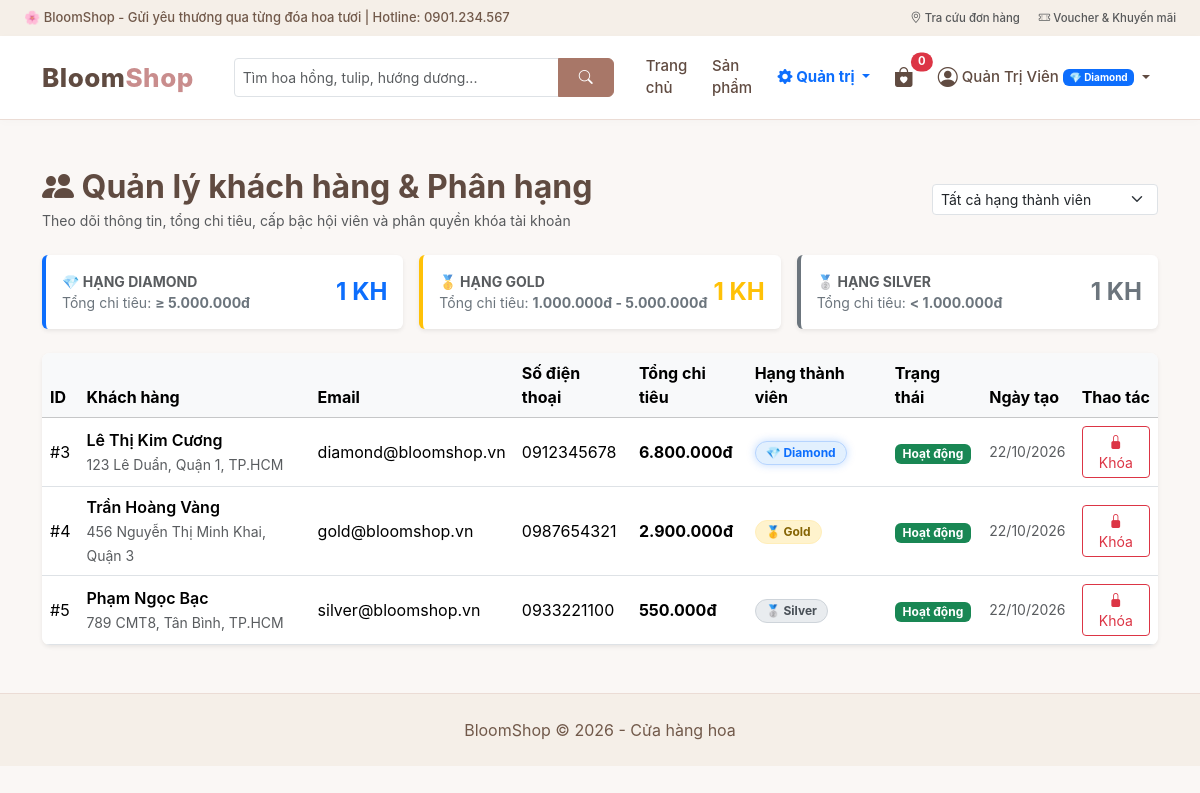
The app's page /controller/index.php?act=quanlykh (signed in) with its own data.
### tables this page shows
CREATE TABLE IF NOT EXISTS `users` (
  `id` INT AUTO_INCREMENT PRIMARY KEY,
  `name` VARCHAR(100) NOT NULL,
  `email` VARCHAR(100) NOT NULL UNIQUE,
  `password` VARCHAR(255) NOT NULL,
  `phone` VARCHAR(20) DEFAULT NULL,
  `address` VARCHAR(255) DEFAULT NULL,
  `role` ENUM('admin', 'staff', 'user') DEFAULT 'user',
  `status` TINYINT(1) DEFAULT 1 COMMENT '1: Hoạt động, 0: Bị khóa',
  `tier` ENUM('silver', 'gold', 'diamond') DEFAULT 'silver' COMMENT 'Hạng thành viên',
  `total_spent` DECIMAL(12,2) DEFAULT 0 COMMENT 'Tổng chi tiêu tích lũy',
  `created_at` DATETIME DEFAULT CURRENT_TIMESTAMP
);

### model/xl_database.php (called while the page is built, shortened)
<?php
class xl_data extends database
{
    public function readitem($sql, $params = [])
    {
        $conn = $this->connection_database();
        $stmt = $conn->prepare($sql);
        $stmt->execute($params);
        return $stmt->fetchAll(PDO::FETCH_ASSOC);
    }
    public function readsingle($sql, $params = [])
    {
        $conn = $this->connection_database();
        $stmt = $conn->prepare($sql);
        $stmt->execute($params);
        $result = $stmt->fetch(PDO::FETCH_ASSOC);
        return $result ? $result : null;
    }
}

### view/admin_khachhang.php (the view, shortened to what this page needs)
<div class="container my-5">
    <div class="d-flex justify-content-between align-items-center mb-4 flex-wrap gap-2">
        <div>
            <h2 class="fw-bold mb-1" style="color: #604b41;">
                <i class="bi bi-people-fill"></i> Quản lý khách hàng & Phân hạng
            </h2>
            <p class="text-muted small mb-0">Theo dõi thông tin, tổng chi tiêu, cấp bậc hội viên và phân quyền khóa tài khoản</p>
        </div>
        <form method="GET" action="index.php" class="d-flex gap-2 align-items-center">
            <select name="tier" class="form-select form-select-sm" onchange="this.form.submit()">
                <option value="">Tất cả hạng thành viên</option>
            </select>
        </form>
    </div>
    <div class="row g-3 mb-4">
        <div class="col-md-4">
            <div class="card border-0 shadow-sm p-3 bg-white border-start border-4 border-primary">
                <div class="d-flex justify-content-between align-items-center">
                    <div>
                        <div class="small text-muted fw-bold">💎 HẠNG DIAMOND</div>
                        <div class="text-secondary small">Tổng chi tiêu: <strong>&ge; 5.000.000đ</strong></div>
                    </div>
                    <span class="fs-4 fw-bold text-primary"><?= $count_diamond ?? 0 ?> KH</span>
                </div>
            </div>
        </div>
        <div class="col-md-4">
            <div class="card border-0 shadow-sm p-3 bg-white border-start border-4 border-warning">
                <div class="d-flex justify-content-between align-items-center">
                    <div>
                        <div class="small text-muted fw-bold">🥇 HẠNG GOLD</div>
                        <div class="text-secondary small">Tổng chi tiêu: <strong>1.000.000đ - 5.000.000đ</strong></div>
                    </div>
                    <span class="fs-4 fw-bold text-warning"><?= $count_gold ?? 0 ?> KH</span>
                </div>
            </div>
        </div>
        <div class="col-md-4">
            <div class="card border-0 shadow-sm p-3 bg-white border-start border-4 border-secondary">
                <div class="d-flex justify-content-between align-items-center">
                    <div>
                        <div class="small text-muted fw-bold">🥈 HẠNG SILVER</div>
                        <div class="text-secondary small">Tổng chi tiêu: <strong>&lt; 1.000.000đ</strong></div>
                    </div>
                    <span class="fs-4 fw-bold text-secondary"><?= $count_silver ?? 0 ?> KH</span>
                </div>
            </div>
        </div>
    </div>
    <div class="card border-0 shadow-sm rounded-3 overflow-hidden bg-white">
        <div class="table-responsive">
            <table class="table table-hover align-middle mb-0">
                <thead class="table-light">
                    <tr>
                        <th>ID</th>
                        <th>Khách hàng</th>
                        <th>Email</th>
                        <th>Số điện thoại</th>
                        <th>Tổng chi tiêu</th>
                        <th>Hạng thành viên</th>
                        <th>Trạng thái</th>
                        <th>Ngày tạo</th>
                        <th class="text-center">Thao tác</th>
                    </tr>
                </thead>
                <tbody>
                    <?php if (!empty($danhsach_kh)) { foreach ($danhsach_kh as $kh) { ?>
                        <tr>
                            <td>#<?= $kh['id'] ?></td>
                            <td>
                                <div class="fw-semibold"><?= htmlspecialchars($kh['name']) ?></div>
                                <small class="text-muted"><?= htmlspecialchars($kh['address'] ?? '') ?></small>
                            </td>
                            <td><?= htmlspecialchars($kh['email']) ?></td>
                            <td><?= htmlspecialchars($kh['phone'] ?? 'Chưa cập nhật') ?></td>
                            <td class="fw-bold price-text">
                                <?= number_format($kh['total_spent'], 0, ',', '.') ?>đ
                            </td>
                            <td>
                                <?php if ($kh['tier'] == 'diamond') { ?>
                                    <span class="badge badge-tier badge-diamond">💎 Diamond</span>
                                <?php } elseif ($kh['tier'] == 'gold') { ?>
                                    <span class="badge badge-tier badge-gold">🥇 Gold</span>
                                <?php } else { ?>
                                    <span class="badge badge-tier badge-silver">🥈 Silver</span>
                                <?php } ?>
                            </td>
                            <td>
                                <?php if ($kh['status'] == 1) { ?>
                                    <span class="badge bg-success">Hoạt động</span>
                                <?php } else { ?>
                                    <span class="badge bg-danger">Đã khóa</span>
                                <?php } ?>
                            </td>
                            <td class="small text-muted"><?= date('d/m/Y', strtotime($kh['created_at'])) ?></td>
                            <td class="text-center">
                                <form method="POST" action="index.php?act=khoakh" class="d-inline" onsubmit="return confirm('<?= ($kh['status'] == 1) ? 'Bạn muốn khóa tài khoản này? Khách hàng sẽ không thể đăng nhập.' : 'Bạn muốn mở khóa tài khoản này?' ?>')">
                                    <button type="submit" class="btn btn-sm <?= ($kh['status'] == 1) ? 'btn-outline-danger' : 'btn-outline-success' ?>">
                                        <i class="bi <?= ($kh['status'] == 1) ? 'bi-lock-fill' : 'bi-unlock-fill' ?>"></i>
                                        <?= ($kh['status'] == 1) ? 'Khóa' : 'Mở khóa' ?>
                                    </button>
                                </form>
                            </td>
                        </tr>
                    <?php }} else { ?>
                        <tr>
                            <td colspan="9" class="text-center py-4 text-muted">Không có khách hàng nào.</td>
                        </tr>
                    <?php } ?>
                </tbody>
            </table>
        </div>
    </div>
</div>

### view/css/style.css (style rules this page uses)
:root { --bloom-primary: #a87768; --bloom-hover: #81594e; --bloom-dark: #604b41; --bloom-light: #faf7f5; --bloom-cream: #f5efe8; --bloom-accent: #c98d8d; --bloom-border: #ebdcd5; }
html { scroll-behavior: smooth; }
body { margin: 0; font-family: -apple-system, BlinkMacSystemFont, "Segoe UI", Roboto, "Helvetica Neue", Arial, sans-serif; background-color: var(--bloom-light); color: #4a3e3d; text-rendering: optimizeLegibility; -webkit-font-smoothing: antialiased; }
.table-responsive { -webkit-overflow-scrolling: touch; }
.price-text { color: var(--bloom-primary); font-size: 16px; font-weight: 700; }
.badge-tier { padding: 5px 10px; border-radius: 20px; font-size: 12px; font-weight: bold; display: inline-flex; align-items: center; gap: 4px; }
.badge-silver { background: #e9ecef; color: #495057; border: 1px solid #ced4da; }
.badge-gold { background: #fff3cd; color: #856404; border: 1px solid #ffeeba; }
.badge-diamond { background: #e2f0fe; color: #0d6efd; border: 1px solid #b6d4fe; box-shadow: 0 0 8px rgba(13, 110, 253, 0.25); }

### records on screen
users: id "3", name "Lê Thị Kim Cương", address "123 Lê Duẩn, Quận 1, TP.HCM", email "diamond@bloomshop.vn", phone "0912345678", total_spent "6.800.000", tier "💎 Diamond", status "Hoạt động", created_at "22/10/2026"
users: id "4", name "Trần Hoàng Vàng", address "456 Nguyễn Thị Minh Khai, Quận 3", email "gold@bloomshop.vn", phone "0987654321", total_spent "2.900.000", tier "🥇 Gold", status "Hoạt động", created_at "22/10/2026"
users: id "5", name "Phạm Ngọc Bạc", address "789 CMT8, Tân Bình, TP.HCM", email "silver@bloomshop.vn", phone "0933221100", total_spent "550.000", tier "🥈 Silver", status "Hoạt động", created_at "22/10/2026"

### other values on screen
$cart_count "0"
$_SESSION['name'] "Quản Trị Viên"
$count_diamond "1"
$count_gold "1"
$count_silver "1"
